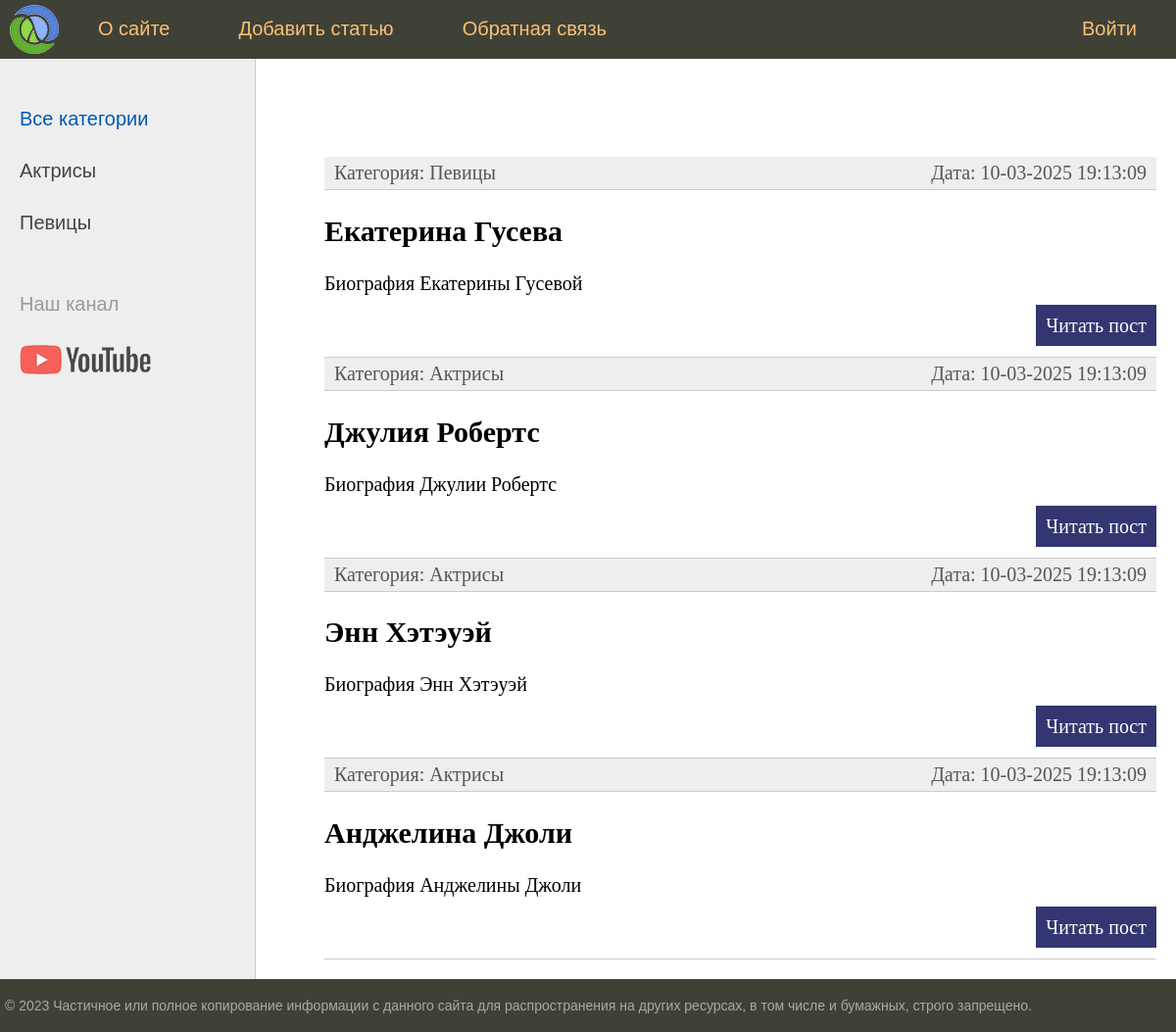
The page / on the database its author committed.
### women/models.py (models this page shows, shortened)
class Category(models.Model):
    name = models.CharField(max_length=100, db_index=True)
    slug = models.SlugField(max_length=255, unique=True, db_index=True)
    def __str__(self):
        return self.name
    def get_absolute_url(self):
        return reverse('category', kwargs={'cat_slug': self.slug})

class Women(models.Model):
    title = models.CharField(max_length=255)
    slug = models.SlugField(max_length=255, db_index=True, unique=True)
    content = models.TextField(blank=True)
    time_create = models.DateTimeField(auto_now_add=True)
    time_update = models.DateTimeField(auto_now=True)
    is_published = models.BooleanField(default=True)
    objects = models.Manager()
    published = PublishedModel()
    cat = models.ForeignKey('Category', on_delete=models.PROTECT,related_name='posts')
    class Meta:
        ordering = ['-time_create']
        indexes = [
            models.Index(fields=['-time_create']),
        ]
    def get_absolute_url(self):
        return reverse('post', kwargs={'post_slug': self.slug})
    class Status(models.IntegerChoices):
        DRAFT = 0, 'Черновик'
        PUBLISHED = 1, 'Опубликовано'

### women/views.py (the view)
# urls.py: path('', views.index, name='home'),
def index(request):
    posts = Women.published.all()
    data = {
        'title': 'Главная страница',
        'menu': menu,
        'posts': posts,
    }
    return render(request, 'women/index.html', context=data)

### women/models.py (called while the page is built)
    def get_queryset(self):
        return super().get_queryset().filter(is_published=Women.Status.PUBLISHED)

### women/templatetags/women_tags.py (called while the page is built)
@register.inclusion_tag('women/list_categories.html')
def show_categories(cat_selected_id=0):
    cats = Category.objects.all()
    return {"cats": cats, "cat_selected": cat_selected_id}

### women/Templates/women/index.html (shortened to what this page needs)
{% extends 'base.html' %}
{% block content %}
<ul class="list-articles">
    {% for p in posts %}
    <li>
        <div class="article-panel">
            <p class="first">Категория: {{p.cat}}</p>
            <p class="last">Дата: {{p.time_update|date:"d-m-Y H:i:s"}}</p>
        </div>
    <li><h2>{{p.title}}</h2>
        {% autoescape off %}
        {{p.content|linebreaks|truncatewords:50}}
        {% endautoescape %}
        <p class="link-read-post"><a href="{{ p.get_absolute_url }}">Читать пост</a></p>
    </li>
    {% endfor %}
</ul>
{% endblock %}

### women/Templates/women/list_categories.html
{% for cat in cats %}
         {% if cat.id == cat_selected %}
                   <li class="selected">{{cat.name}}</li>
         {% else %}
                   <li><a href="{{ cat.get_absolute_url }}">{{cat.name}}</a></li>
         {% endif %}
{% endfor %}

### rows shown on the page
Category: name "Актрисы"
Category: name "Певицы"
Women: cat "Певицы", time_update "10-03-2025 19:13:09", title "Екатерина Гусева", content "Биография Екатерины Гусевой"
Women: cat "Актрисы", time_update "10-03-2025 19:13:09", title "Джулия Робертс", content "Биография Джулии Робертс"
Women: cat "Актрисы", time_update "10-03-2025 19:13:09", title "Энн Хэтэуэй", content "Биография Энн Хэтэуэй"
Women: cat "Актрисы", time_update "10-03-2025 19:13:09", title "Анджелина Джоли", content "Биография Анджелины Джоли"

### other values the page prints
{{ m.title }} "О сайте" "Добавить статью" "Обратная связь" "Войти"
